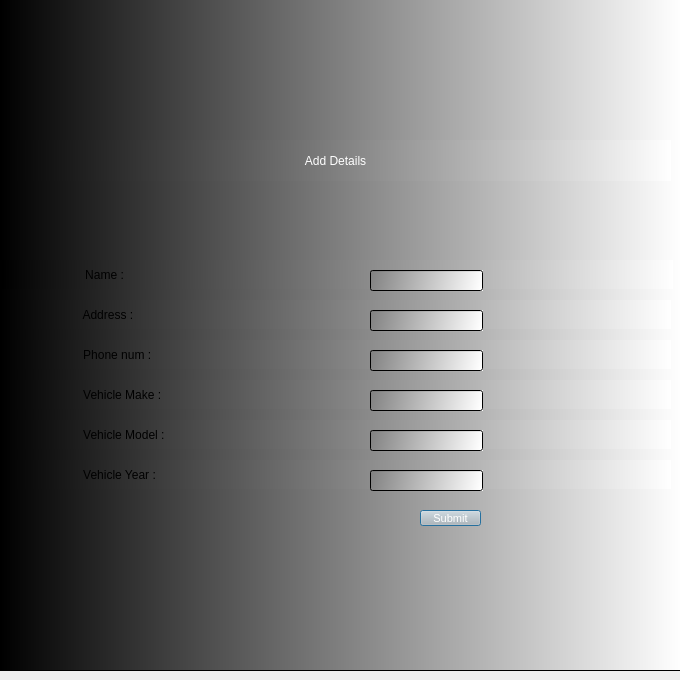
<?xml version="1.0" encoding="UTF-8"?>
<ui version="4.0">
 <class>User_details</class>
 <widget class="QDialog" name="User_details">
  <property name="geometry">
   <rect>
    <x>0</x>
    <y>0</y>
    <width>680</width>
    <height>680</height>
   </rect>
  </property>
  <property name="windowTitle">
   <string>Dialog</string>
  </property>
  <widget class="QFrame" name="frame">
   <property name="geometry">
    <rect>
     <x>0</x>
     <y>-10</y>
     <width>681</width>
     <height>681</height>
    </rect>
   </property>
   <property name="styleSheet">
    <string notr="true">background-color: qlineargradient(spread:pad, x1:0, y1:0, x2:1, y2:0, stop:0 rgba(0, 0, 0, 255), stop:1 rgba(255, 255, 255, 255));
</string>
   </property>
   <property name="frameShape">
    <enum>QFrame::StyledPanel</enum>
   </property>
   <property name="frameShadow">
    <enum>QFrame::Raised</enum>
   </property>
   <widget class="QLabel" name="label">
    <property name="geometry">
     <rect>
      <x>0</x>
      <y>150</y>
      <width>671</width>
      <height>41</height>
     </rect>
    </property>
    <property name="styleSheet">
     <string notr="true">color: rgb(255, 255, 255);</string>
    </property>
    <property name="text">
     <string>Add Details</string>
    </property>
    <property name="alignment">
     <set>Qt::AlignCenter</set>
    </property>
   </widget>
   <widget class="QLabel" name="label_2">
    <property name="geometry">
     <rect>
      <x>2</x>
      <y>270</y>
      <width>671</width>
      <height>29</height>
     </rect>
    </property>
    <property name="text">
     <string>                         Name :</string>
    </property>
    <property name="alignment">
     <set>Qt::AlignLeading|Qt::AlignLeft|Qt::AlignVCenter</set>
    </property>
   </widget>
   <widget class="QLabel" name="label_3">
    <property name="geometry">
     <rect>
      <x>0</x>
      <y>310</y>
      <width>671</width>
      <height>29</height>
     </rect>
    </property>
    <property name="text">
     <string>                         Address :</string>
    </property>
    <property name="alignment">
     <set>Qt::AlignLeading|Qt::AlignLeft|Qt::AlignVCenter</set>
    </property>
   </widget>
   <widget class="QLabel" name="label_4">
    <property name="geometry">
     <rect>
      <x>0</x>
      <y>350</y>
      <width>671</width>
      <height>29</height>
     </rect>
    </property>
    <property name="text">
     <string>                         Phone num :</string>
    </property>
    <property name="alignment">
     <set>Qt::AlignLeading|Qt::AlignLeft|Qt::AlignVCenter</set>
    </property>
   </widget>
   <widget class="QLabel" name="label_5">
    <property name="geometry">
     <rect>
      <x>0</x>
      <y>390</y>
      <width>671</width>
      <height>29</height>
     </rect>
    </property>
    <property name="text">
     <string>                         Vehicle Make :</string>
    </property>
    <property name="alignment">
     <set>Qt::AlignLeading|Qt::AlignLeft|Qt::AlignVCenter</set>
    </property>
   </widget>
   <widget class="QLabel" name="label_6">
    <property name="geometry">
     <rect>
      <x>0</x>
      <y>430</y>
      <width>671</width>
      <height>29</height>
     </rect>
    </property>
    <property name="text">
     <string>                         Vehicle Model :</string>
    </property>
    <property name="alignment">
     <set>Qt::AlignLeading|Qt::AlignLeft|Qt::AlignVCenter</set>
    </property>
   </widget>
   <widget class="QLabel" name="label_7">
    <property name="geometry">
     <rect>
      <x>0</x>
      <y>470</y>
      <width>671</width>
      <height>29</height>
     </rect>
    </property>
    <property name="text">
     <string>                         Vehicle Year :</string>
    </property>
    <property name="alignment">
     <set>Qt::AlignLeading|Qt::AlignLeft|Qt::AlignVCenter</set>
    </property>
   </widget>
   <widget class="QLineEdit" name="V_model">
    <property name="geometry">
     <rect>
      <x>370</x>
      <y>440</y>
      <width>113</width>
      <height>21</height>
     </rect>
    </property>
    <property name="styleSheet">
     <string notr="true">background-color: qlineargradient(spread:pad, x1:0, y1:0.494, x2:1, y2:0.54, stop:0 rgba(131, 131, 131, 255), stop:1 rgba(255, 255, 255, 255));</string>
    </property>
   </widget>
   <widget class="QLineEdit" name="V_year">
    <property name="geometry">
     <rect>
      <x>370</x>
      <y>480</y>
      <width>113</width>
      <height>21</height>
     </rect>
    </property>
    <property name="styleSheet">
     <string notr="true">background-color: qlineargradient(spread:pad, x1:0, y1:0.494, x2:1, y2:0.54, stop:0 rgba(131, 131, 131, 255), stop:1 rgba(255, 255, 255, 255));</string>
    </property>
   </widget>
   <widget class="QLineEdit" name="V_make">
    <property name="geometry">
     <rect>
      <x>370</x>
      <y>400</y>
      <width>113</width>
      <height>21</height>
     </rect>
    </property>
    <property name="styleSheet">
     <string notr="true">background-color: qlineargradient(spread:pad, x1:0, y1:0.494, x2:1, y2:0.54, stop:0 rgba(131, 131, 131, 255), stop:1 rgba(255, 255, 255, 255));</string>
    </property>
   </widget>
   <widget class="QLineEdit" name="Phone">
    <property name="geometry">
     <rect>
      <x>370</x>
      <y>360</y>
      <width>113</width>
      <height>21</height>
     </rect>
    </property>
    <property name="styleSheet">
     <string notr="true">background-color: qlineargradient(spread:pad, x1:0, y1:0.494, x2:1, y2:0.54, stop:0 rgba(131, 131, 131, 255), stop:1 rgba(255, 255, 255, 255));</string>
    </property>
   </widget>
   <widget class="QLineEdit" name="Address">
    <property name="geometry">
     <rect>
      <x>370</x>
      <y>320</y>
      <width>113</width>
      <height>21</height>
     </rect>
    </property>
    <property name="styleSheet">
     <string notr="true">background-color: qlineargradient(spread:pad, x1:0, y1:0.494, x2:1, y2:0.54, stop:0 rgba(131, 131, 131, 255), stop:1 rgba(255, 255, 255, 255));</string>
    </property>
   </widget>
   <widget class="QLineEdit" name="Name">
    <property name="geometry">
     <rect>
      <x>370</x>
      <y>280</y>
      <width>113</width>
      <height>21</height>
     </rect>
    </property>
    <property name="styleSheet">
     <string notr="true">background-color: qlineargradient(spread:pad, x1:0, y1:0.494, x2:1, y2:0.54, stop:0 rgba(131, 131, 131, 255), stop:1 rgba(255, 255, 255, 255));</string>
    </property>
   </widget>
   <widget class="QPushButton" name="submit">
    <property name="geometry">
     <rect>
      <x>420</x>
      <y>520</y>
      <width>61</width>
      <height>16</height>
     </rect>
    </property>
    <property name="font">
     <font>
      <pointsize>8</pointsize>
     </font>
    </property>
    <property name="styleSheet">
     <string notr="true">color: rgb(255, 255, 255);
background-color: rgb(188, 188, 188);</string>
    </property>
    <property name="text">
     <string>Submit</string>
    </property>
   </widget>
  </widget>
 </widget>
 <resources/>
 <connections/>
</ui>
